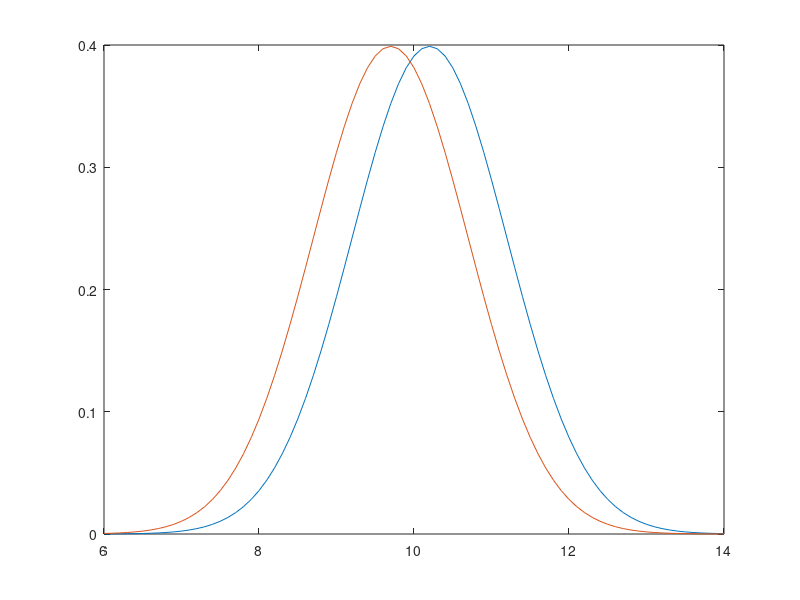
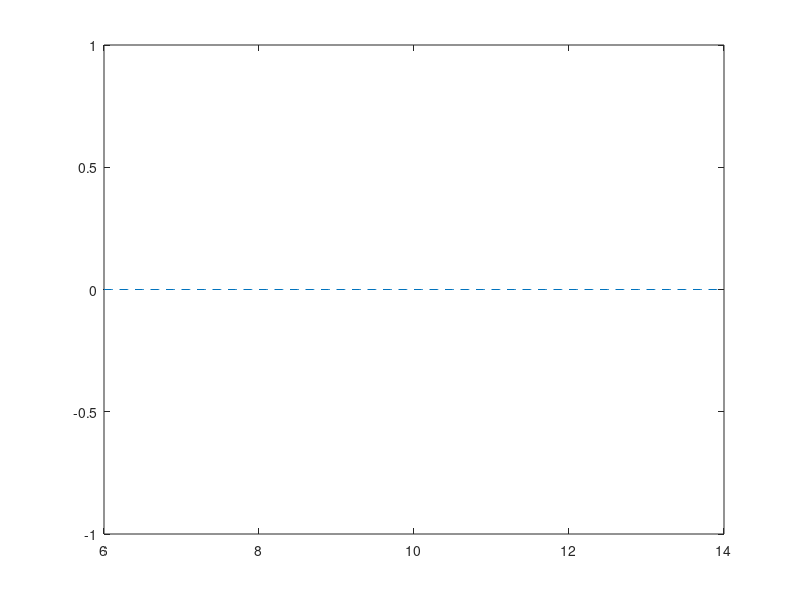

MATLAB code for these plots, in order:
close all
clear all
clc

%Dog's initial position
t=[6:0.1:14];
x = normpdf(t,10.2,1)
plot(t,x)

velocity = 1;
dt = 1;
process_var = 1;

%Process Model
process_model = normpdf(t,9.7, process_var)
hold on
plot(t,process_model)

product_model = normpdf(t,98.94,process_var)
figure;plot(t,product_model,'--')
    
